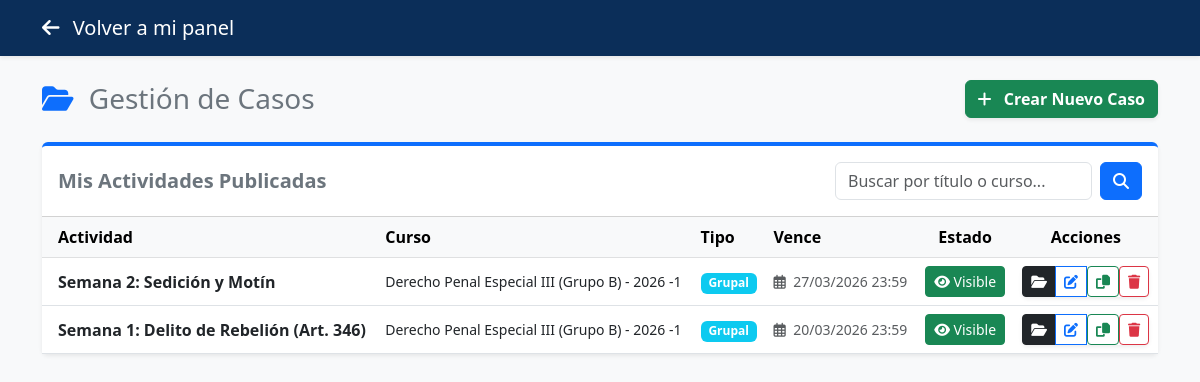
The page /actividades.php (signed in) on the database its author committed.
### tables this page shows
CREATE TABLE `actividades_fichas` (
  `id` int(11) NOT NULL,
  `curso_id` int(11) NOT NULL,
  `titulo_caso` varchar(200) NOT NULL,
  `fecha_inicio` datetime NOT NULL DEFAULT current_timestamp(),
  `fecha_cierre` datetime NOT NULL,
  `descripcion` text DEFAULT NULL,
  `fecha_limite` datetime DEFAULT NULL,
  `estructura_campos` text DEFAULT NULL,
  `tipo_trabajo` varchar(20) DEFAULT 'Grupal',
  `max_integrantes` int(11) DEFAULT 5,
  `secciones_json` text DEFAULT NULL,
  `habilitado` tinyint(1) NOT NULL DEFAULT 0 COMMENT '0: Oculto, 1: Visible para alumnos'
);

CREATE TABLE `cursos` (
  `id` int(11) NOT NULL,
  `nombre_curso` varchar(150) NOT NULL,
  `docente_id` int(11) NOT NULL,
  `semestre` varchar(10) NOT NULL,
  `nombre` varchar(150) DEFAULT NULL
);

### actividades.php (the view, shortened to what this page needs)
<?php
require_once 'config/conexion.php';
$docente_id = $_SESSION['usuario_id'];
$cursos = $pdo->prepare("SELECT id, nombre_curso FROM cursos WHERE docente_id = ?");
$cursos->execute([$docente_id]);
$mis_cursos = $cursos->fetchAll(PDO::FETCH_ASSOC);
$ids_cursos = array_column($mis_cursos, 'id');
$search = $_GET['buscar'] ?? '';
$pagina = isset($_GET['pagina']) ? (int)$_GET['pagina'] : 1;
$limite = 8; $offset = ($pagina - 1) * $limite;
if (!empty($ids_cursos)) {
    $placeholders = str_repeat('?,', count($ids_cursos) - 1) . '?';
    $whereSql = " WHERE a.curso_id IN ($placeholders)";
    $params = $ids_cursos;
    $sql = "SELECT a.*, c.nombre_curso FROM actividades_fichas a JOIN cursos c ON a.curso_id = c.id $whereSql ORDER BY a.id DESC LIMIT $limite OFFSET $offset";
    $stmt_act = $pdo->prepare($sql);
    $stmt_act->execute($params);
    $actividades = $stmt_act->fetchAll(PDO::FETCH_ASSOC);
} else {
    $actividades = []; $total_paginas = 0;
}
?>
<!DOCTYPE html>
<html lang="es">
<head>
    <link href="https://cdn.jsdelivr.net/npm/bootstrap@5.3.0/dist/css/bootstrap.min.css" rel="stylesheet">
    <link rel="stylesheet" href="https://cdnjs.cloudflare.com/ajax/libs/font-awesome/6.4.0/css/all.min.css">
</head>
<body>
    <nav class="navbar navbar-dark bg-unap shadow-sm">
        <div class="container"><a class="navbar-brand" href="dashboard_docente.php"><i class="fas fa-arrow-left me-2"></i> Volver a mi panel</a></div>
    </nav>
    <main class="container py-4">
        <div class="d-flex justify-content-between align-items-center mb-4 flex-wrap gap-2">
            <h3 class="text-secondary mb-0"><i class="fas fa-folder-open text-primary me-2"></i> Gestión de Casos</h3>
            <button class="btn btn-success fw-bold shadow-sm" onclick="abrirModalCrear()"><i class="fas fa-plus me-2"></i> Crear Nuevo Caso</button>
        </div>
        <div class="card shadow-sm border-0 border-top border-4 border-primary">
            <div class="card-header bg-white py-3 d-flex justify-content-between align-items-center">
                <h5 class="mb-0 fw-bold text-secondary">Mis Actividades Publicadas</h5>
                <form action="actividades.php" method="GET" class="d-flex" style="max-width: 350px;">
                    <input type="text" name="buscar" class="form-control me-2" placeholder="Buscar por título o curso..." value="<?= htmlspecialchars($search) ?>">
                    <button type="submit" class="btn btn-primary"><i class="fas fa-search"></i></button>
                </form>
            </div>
            <div class="card-body table-responsive p-0">
                <table class="table table-hover align-middle mb-0">
                    <thead class="table-light"><tr><th class="ps-3">Actividad</th><th>Curso</th><th>Tipo</th><th>Vence</th><th class="text-center">Estado</th><th class="text-center">Acciones</th></tr></thead>
                    <tbody>
                        <?php if(empty($actividades)): ?><tr><td colspan="5" class="text-center py-4 text-muted">No tienes actividades publicadas.</td></tr><?php else: ?>
                            <?php foreach($actividades as $a): ?>
                            <tr>
                                <td class="ps-3 fw-bold text-dark"><?= htmlspecialchars($a['titulo_caso']) ?></td>
                                <td class="small"><?= htmlspecialchars($a['nombre_curso']) ?></td>
                                <td><span class="badge bg-<?= $a['tipo_trabajo']=='Grupal'?'info':'secondary' ?>"><?= $a['tipo_trabajo'] ?></span></td>
                                <td class="small text-muted"><i class="far fa-calendar-alt me-1"></i> <?= date('d/m/Y H:i', strtotime($a['fecha_cierre'])) ?></td>
                                <td class="text-center">
                                    <form action="" method="POST" style="display:inline;">
                                        <button type="submit" class="btn btn-sm <?= $a['habilitado'] ? 'btn-success' : 'btn-secondary' ?>" title="Cambiar visibilidad">
                                            <i class="fas <?= $a['habilitado'] ? 'fa-eye' : 'fa-eye-slash' ?>"></i> <?= $a['habilitado'] ? 'Visible' : 'Oculto' ?>
                                        </button>
                                    </form>
                                </td>
                                <td class="text-center">
                                    <div class="btn-group shadow-sm">
                                        <a href="revisar_trabajos.php?id=<?= $a['id'] ?>" class="btn btn-sm btn-dark" title="Revisar Envíos de Alumnos">
                                            <i class="fas fa-folder-open"></i>
                                        </a>
                                        <button class="btn btn-sm btn-outline-primary" onclick="abrirModalEditar(<?= htmlspecialchars(json_encode($a)) ?>)" title="Editar caso"><i class="fas fa-edit"></i></button>
                                        <form action="" method="POST" style="display:inline;"><button type="submit" class="btn btn-sm btn-outline-success" title="Duplicar"><i class="fas fa-copy"></i></button></form>
                                        <form action="" method="POST" onsubmit="return confirm('¿Eliminar caso? Se borrarán los envíos de los alumnos.');" style="display:inline;"><button type="submit" class="btn btn-sm btn-outline-danger" title="Eliminar"><i class="fas fa-trash"></i></button></form>
                                    </div>
                                </td>
                            </tr>
                            <?php endforeach; ?>
                        <?php endif; ?>
                    </tbody>
                </table>
            </div>
        </div>
    </main>
</body>
</html>

### actividades.php (style rules this page uses)
body { background-color: #f8f9fa; }
.bg-unap { background-color: #0b2e59; }

### rows shown on the page
actividades_fichas: titulo_caso "Semana 2: Sedición y Motín", curso.nombre_curso "Derecho Penal Especial III (Grupo B) - 2026 -1", tipo_trabajo "Grupal", fecha_cierre "27/03/2026 23:59", habilitado 1 (drawn)
actividades_fichas: titulo_caso "Semana 1: Delito de Rebelión (Art. 346)", curso.nombre_curso "Derecho Penal Especial III (Grupo B) - 2026 -1", tipo_trabajo "Grupal", fecha_cierre "20/03/2026 23:59", habilitado 1 (drawn)
